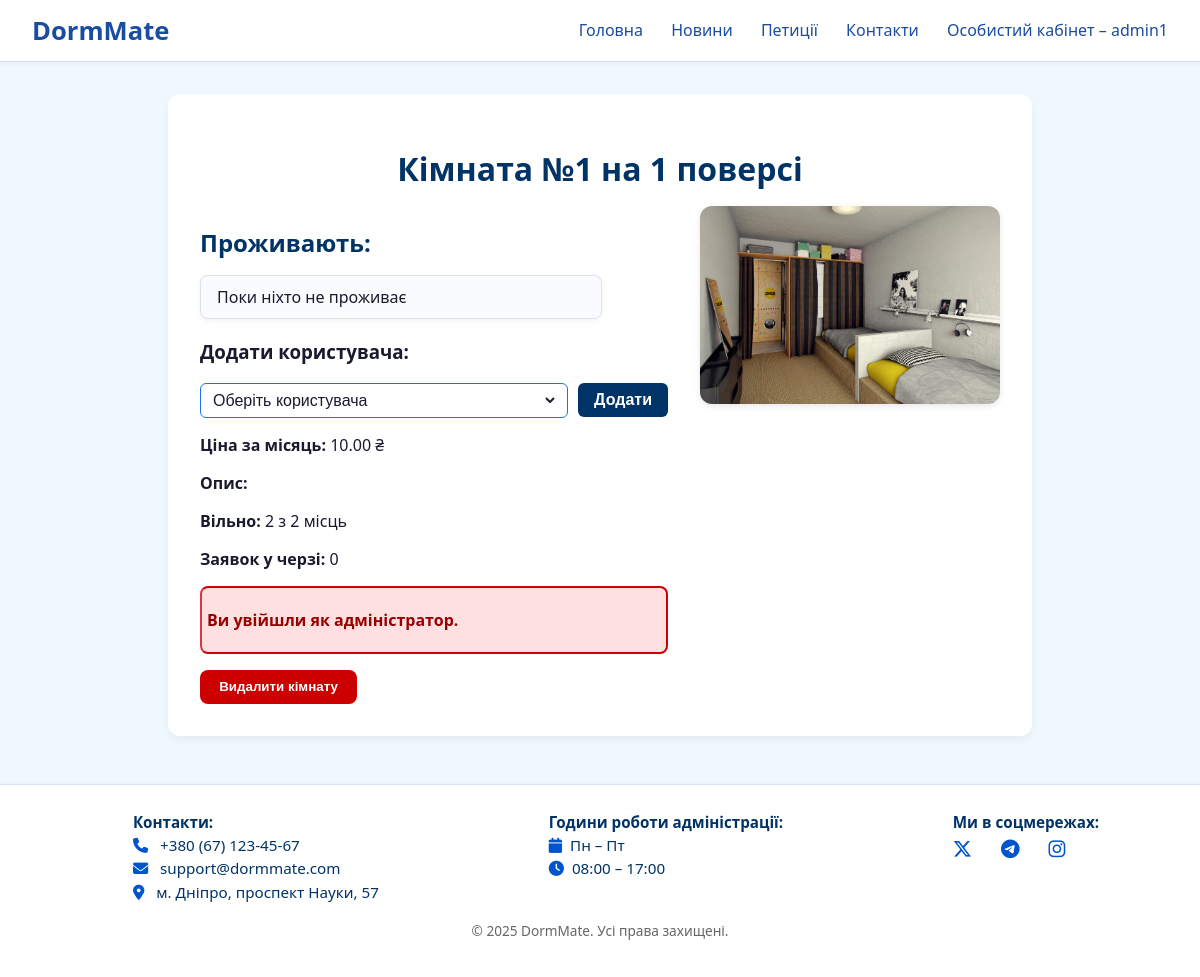
Screenshot of /rooms/1/ (signed in) with the database file from the repository.
### registration/models.py (models this page shows, shortened)
class CustomUser(AbstractUser):
    ROLE_CHOICES = (
        ('student', 'Студент'),
        ('admin', 'Адміністратор'),
    )
    email = models.EmailField(unique=True)
    role = models.CharField(max_length=10, choices=ROLE_CHOICES, default='student')
    room = models.ForeignKey(
        'rooms.Room',
        null=True,
        blank=True,
        on_delete=models.SET_NULL,
        related_name='primary_users'  # ← обязательно уникальное имя
    )

### rooms/models.py (models this page shows, shortened)
class Room(models.Model):
    number = models.CharField(max_length=10)
    floor = models.IntegerField()
    price = models.DecimalField(max_digits=8, decimal_places=2)
    capacity = models.IntegerField()
    about = models.TextField(default="Звичайна кімната")
    image = models.ImageField(upload_to='room_images/', default='room_images/default.jpg')
    residents = models.ManyToManyField(
        settings.AUTH_USER_MODEL,
        blank=True,
        related_name='shared_rooms'
    )

### rooms/views.py (the view)
# urls.py: path("rooms/<int:number>/", views.room_detail_view, name="room-detail"),
def room_detail_view(request, number):
    room = get_object_or_404(Room, number=number)
    residents = room.residents.all()
    total_slots = room.capacity
    available_slots = total_slots - residents.count()
    pending_applications_count = Application.objects.filter(
        room_number=room.number,
        status='pending'
    ).count()
    all_users = []
    if request.user.is_authenticated and request.user.role == 'admin':
        all_users = User.objects.filter(
            role='student',
            room__isnull=True
        ).exclude(id__in=residents.values_list('id', flat=True))
    context = {
        'room': room,
        'residents': residents,
        'total_slots': total_slots,
        'available_slots': available_slots,
        'all_users': all_users,
        'pending_applications_count': pending_applications_count,
    }
    return render(request, 'room_detail.html', context)

### rooms/templates/room_detail.html (shortened to what this page needs)
{% extends "base.html" %}
{% load static %}
{% block css_files %}
<link rel="stylesheet" href="{% static "rooms/base.css" %}">
{% endblock css_files %}
{% block content %}
<div class="room-container">
    <h1 class="room-title">Кімната №{{ room.number }} на {{ room.floor }} поверсі</h1>
    <div class="room-content-flex">
        <div class="room-details">
            <div class="room-section">
                <h2>Проживають:</h2>
                <ul class="student-list">
                    {% for resident in residents %}
                        <li>
                            {{ resident.username }}
                            {% if user.is_authenticated and user.role == "admin" %}
                                <form action="{% url 'remove-resident' room.number resident.id %}" method="post" style="display:inline;">
                                    {% csrf_token %}
                                    <button type="submit" class="btn btn-sm btn-danger" onclick="return confirm('Видалити користувача з кімнати?')">Видалити</button>
                                </form>
                            {% endif %}
                        </li>
                    {% empty %}
                        <li>Поки ніхто не проживає</li>
                    {% endfor %}
                </ul>
                {% if user.is_authenticated and user.role == "admin" %}
                    <div class="room-section" style="margin-top: 20px;">
                        <h3>Додати користувача:</h3>
                        <form method="post" action="{% url 'add-resident' room.number %}">
                            <select name="user_id" required>
                                <option value="" disabled selected>Оберіть користувача</option>
                            </select>
                            <button type="submit" class="btn btn-primary">Додати</button>
                        </form>
                    </div>
                {% endif %}
            </div>
            <div class="room-section">
                <p><strong>Ціна за місяць:</strong> {{ room.price }} ₴</p>
                <p><strong>Опис:</strong> {{ room.about }}</p>
                <p><strong>Вільно:</strong> {{ available_slots }} з {{ total_slots }} місць</p>
                <p><strong>Заявок у черзі:</strong> {{ pending_applications_count }}</p>
            </div>
            {% if user.is_authenticated %}
                {% if user.role == "student" %}
                    {% if has_pending_application %}
                        <div class="room-full">
                            <p>Ви вже подали заявку на поселення. Очікуйте розгляду.</p>
                        </div>
                    {% else %}
                        {% if available_slots > 0 %}
                            <div class="room-available">
                                <p>У кімнаті є вільні місця</p>
                                <a href="{% url 'room-form' room.number %}" class="apply-link">Подати заяву на поселення</a>
                            </div>
                        {% else %}
                            <div class="room-full">
                                <p>У кімнаті немає вільних місць</p>
                            </div>
                        {% endif %}
                    {% endif %}
                {% elif user.role == "admin" %}
                    <div class="room-full">
                        <p>Ви увійшли як адміністратор.</p>
                    </div>
                {% endif %}
            {% else %}
                <div class="room-full">
                    <p>Щоб подати заяву, необхідно <a href="{% url 'register' %}" class="room-link">зареєструватися</a> та <a href="{% url 'login' %}" class="room-link">увійти</a> в систему.</p>
                </div>
            {% endif %}
            {% if user.is_authenticated and user.role == "admin" %}
                <form action="{% url 'delete-room' room.number %}" method="post" onsubmit="return confirm('Ви впевнені, що хочете видалити цю кімнату?');">
                    <button type="submit" class="delete-button">Видалити кімнату</button>
                </form>
            {% endif %}
        </div>
        <div class="room-image">
            {% if room.image %}
                <img src="{{ room.image.url }}" alt="Зображення кімнати {{ room.number }}" class="room-img">
            {% else %}
                <img src="{% static 'rooms/default.jpg' %}" alt="Немає зображення" class="room-img">
            {% endif %}
        </div>
    </div>
</div>
{% endblock content %}

### rooms/templates/base.html (shortened to what this page needs)
{% load static %}
<!DOCTYPE html>
<html lang="uk">
<head>
    <link rel="stylesheet" href="{% static 'rooms/base.css' %}">
    <link rel="stylesheet" href="https://cdnjs.cloudflare.com/ajax/libs/font-awesome/6.5.0/css/all.min.css">
    {% block css_files %}{% endblock css_files %}
</head>
<body>
    <div class="main-wrapper">
        <nav class="navbar">
            <div class="navbar-container">
                <div class="logo"><a href="{% url 'floor-selector' %}" class="logo">DormMate</a></div>
                <div class="nav-links">
                    <a href="{% url 'floor-selector' %}">Головна</a>
                    <a href="{% url 'news-list' %}">Новини</a>
                    <a href="{% url 'petition-list' %}">Петиції</a>
                    <a href="#contacts">Контакти</a>
                    {% if user.is_authenticated %}
                        <a href="{% url 'account' %}">Особистий кабінет – {{ user.username }}</a>
                    {% else %}
                        <a href="{% url 'login' %}">Увійти</a>
                    {% endif %}
                </div>
            </div>
        </nav>
        <div class="main-content">
            {% block content %}{% endblock content %}
        </div>
        <footer class="site-footer">
            <div class="footer-container">
                <div class="footer-contact">
                    <p><strong>Контакти:</strong></p>
                    <p><i class="fas fa-phone"></i> +380 (67) 123-45-67</p>
                    <p><i class="fas fa-envelope"></i> support@dormmate.com</p>
                    <p><i class="fas fa-map-marker-alt"></i> м. Дніпро, проспект Науки, 57</p>
                </div>
                 <div class="footer-contact">
                    <p><strong>Години роботи адміністрації:</strong></p>
                    <p><i class="fas fa-calendar"></i>Пн – Пт</p>
                    <p><i class="fas fa-clock"></i>08:00 – 17:00</p>
                </div>
                <div class="footer-social">
                    <p><strong>Ми в соцмережах:</strong></p>
                    <a href="https://twitter.com" target="_blank" class="social-link">
                        <i class="fab fa-x-twitter"></i>
                    </a>
                    <a href="https://t.me" target="_blank" class="social-link">
                        <i class="fab fa-telegram-plane"></i>
                    </a>
                    <a href="https://instagram.com" target="_blank" class="social-link">
                        <i class="fab fa-instagram"></i>
                    </a>
                </div>
            </div>
            <div class="footer-bottom" id="contacts">
                <p>&copy; 2025 DormMate. Усі права захищені.</p>
            </div>
        </footer>
    </div>
</body>
</html>

### rows the page displays
CustomUser: username "admin1"
Room: number "1", floor "1", price "10.00"

### other values shown
{{ available_slots }} "2"
{{ total_slots }} "2"
{{ pending_applications_count }} "0"
